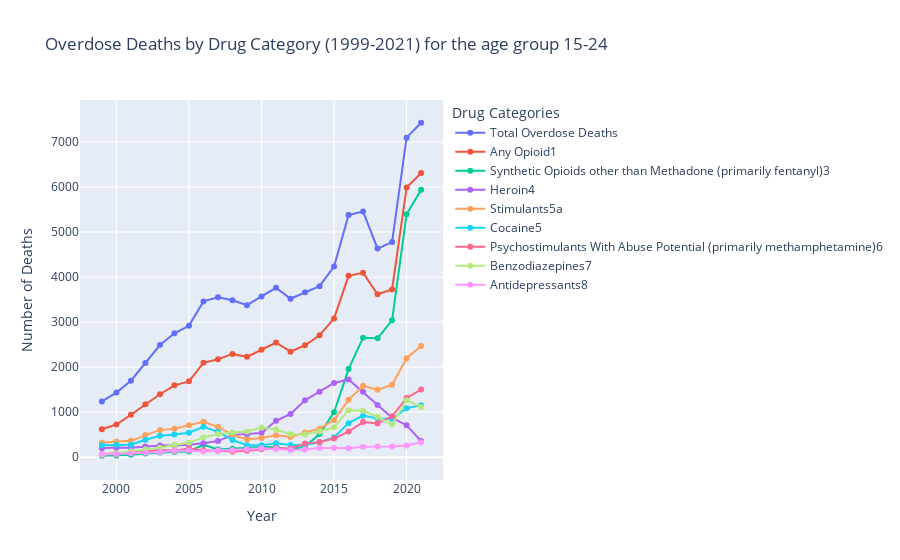

Notebook code for this chart:
### Code cell
# Create a list of drug categories
drug_categories = [
    "Total Overdose Deaths",
    "Any Opioid1",
    "Synthetic Opioids other than Methadone (primarily fentanyl)3",
    "Heroin4",
    "Stimulants5a",
    "Cocaine5",
    "Psychostimulants With Abuse Potential (primarily methamphetamine)6",
    "Benzodiazepines7",
    "Antidepressants8"
]

fig = go.Figure()

for category in drug_categories:
    fig.add_trace(go.Scatter(
        x=df_od_death_age.index,  # Assuming the index contains years
        y=df_od_death_age[category],
        mode='lines+markers',
        name=category
    ))

fig.update_layout(
    title="Overdose Deaths by Drug Category (1999-2021) for the age group 15-24",
    xaxis_title="Year",
    yaxis_title="Number of Deaths",
    legend=dict(title="Drug Categories")
)

fig.show()

### Figure 1 — Plotly figure (JSON) as saved in the notebook; plotly's stock layout.template omitted (floating-point values rounded to 4 significant figures)
{"data": [{"mode": "lines+markers", "name": "Total Overdose Deaths", "type": "scatter", "x": [1999, 2000, 2001, 2002, 2003, 2004, 2005, 2006, 2007, 2008, 2009, 2010, 2011, 2012, 2013, 2014, 2015, 2016, 2017, 2018, 2019, 2020, 2021, "Fold Change 2015 to 2021"], "y": [1240, 1435, 1700, 2095, 2491, 2751, 2918, 3460, 3550, 3487, 3377, 3571, 3762, 3518, 3664, 3798, 4235, 5376, 5455, 4633, 4777, 7095, 7426, 1.753]}, {"mode": "lines+markers", "name": "Any Opioid1", "type": "scatter", "x": [1999, 2000, 2001, 2002, 2003, 2004, 2005, 2006, 2007, 2008, 2009, 2010, 2011, 2012, 2013, 2014, 2015, 2016, 2017, 2018, 2019, 2020, 2021, "Fold Change 2015 to 2021"], "y": [621, 728, 944, 1179, 1399, 1596, 1685, 2096, 2176, 2294, 2229, 2387, 2545, 2344, 2486, 2706, 3082, 4027, 4094, 3618, 3725, 5986, 6312, 2.048]}, {"mode": "lines+markers", "name": "Synthetic Opioids other than Methadone (primarily fentanyl)3", "type": "scatter", "x": [1999, 2000, 2001, 2002, 2003, 2004, 2005, 2006, 2007, 2008, 2009, 2010, 2011, 2012, 2013, 2014, 2015, 2016, 2017, 2018, 2019, 2020, 2021, "Fold Change 2015 to 2021"], "y": [33, 40, 54, 84, 107, 121, 130, 278, 175, 190, 203, 229, 220, 172, 237, 514, 999, 1958, 2655, 2640, 3040, 5393, 5936, 5.942]}, {"mode": "lines+markers", "name": "Heroin4", "type": "scatter", "x": [1999, 2000, 2001, 2002, 2003, 2004, 2005, 2006, 2007, 2008, 2009, 2010, 2011, 2012, 2013, 2014, 2015, 2016, 2017, 2018, 2019, 2020, 2021, "Fold Change 2015 to 2021"], "y": [198, 216, 212, 241, 259, 263, 279, 313, 359, 497, 510, 537, 809, 963, 1263, 1452, 1649, 1728, 1454, 1160, 876, 711, 360, 0.2183]}, {"mode": "lines+markers", "name": "Stimulants5a", "type": "scatter", "x": [1999, 2000, 2001, 2002, 2003, 2004, 2005, 2006, 2007, 2008, 2009, 2010, 2011, 2012, 2013, 2014, 2015, 2016, 2017, 2018, 2019, 2020, 2021, "Fold Change 2015 to 2021"], "y": [322, 352, 364, 492, 607, 634, 710, 789, 674, 500, 395, 429, 486, 452, 549, 635, 826, 1275, 1587, 1497, 1609, 2199, 2472, 2.993]}, {"mode": "lines+markers", "name": "Cocaine5", "type": "scatter", "x": [1999, 2000, 2001, 2002, 2003, 2004, 2005, 2006, 2007, 2008, 2009, 2010, 2011, 2012, 2013, 2014, 2015, 2016, 2017, 2018, 2019, 2020, 2021, "Fold Change 2015 to 2021"], "y": [267, 276, 280, 388, 475, 507, 546, 676, 563, 384, 269, 265, 310, 270, 273, 334, 442, 757, 924, 859, 850, 1089, 1157, 2.618]}, {"mode": "lines+markers", "name": "Psychostimulants With Abuse Potential (primarily methamphetamine)6", "type": "scatter", "x": [1999, 2000, 2001, 2002, 2003, 2004, 2005, 2006, 2007, 2008, 2009, 2010, 2011, 2012, 2013, 2014, 2015, 2016, 2017, 2018, 2019, 2020, 2021, "Fold Change 2015 to 2021"], "y": [67, 97, 101, 124, 165, 142, 196, 153, 142, 127, 147, 179, 199, 197, 303, 340, 416, 571, 780, 749, 909, 1316, 1502, 3.611]}, {"mode": "lines+markers", "name": "Benzodiazepines7", "type": "scatter", "x": [1999, 2000, 2001, 2002, 2003, 2004, 2005, 2006, 2007, 2008, 2009, 2010, 2011, 2012, 2013, 2014, 2015, 2016, 2017, 2018, 2019, 2020, 2021, "Fold Change 2015 to 2021"], "y": [53, 90, 133, 178, 212, 271, 322, 442, 515, 550, 571, 658, 614, 511, 507, 572, 665, 1046, 1031, 899, 727, 1267, 1118, 1.681]}, {"mode": "lines+markers", "name": "Antidepressants8", "type": "scatter", "x": [1999, 2000, 2001, 2002, 2003, 2004, 2005, 2006, 2007, 2008, 2009, 2010, 2011, 2012, 2013, 2014, 2015, 2016, 2017, 2018, 2019, 2020, 2021, "Fold Change 2015 to 2021"], "y": [59, 68, 88, 102, 115, 147, 152, 126, 150, 157, 177, 198, 183, 159, 173, 206, 203, 200, 231, 237, 239, 263, 333, 1.64]}], "layout": {"legend": {"title": {"text": "Drug Categories"}}, "title": {"text": "Overdose Deaths by Drug Category (1999-2021) for the age group 15-24"}, "xaxis": {"title": {"text": "Year"}}, "yaxis": {"title": {"text": "Number of Deaths"}}}}
